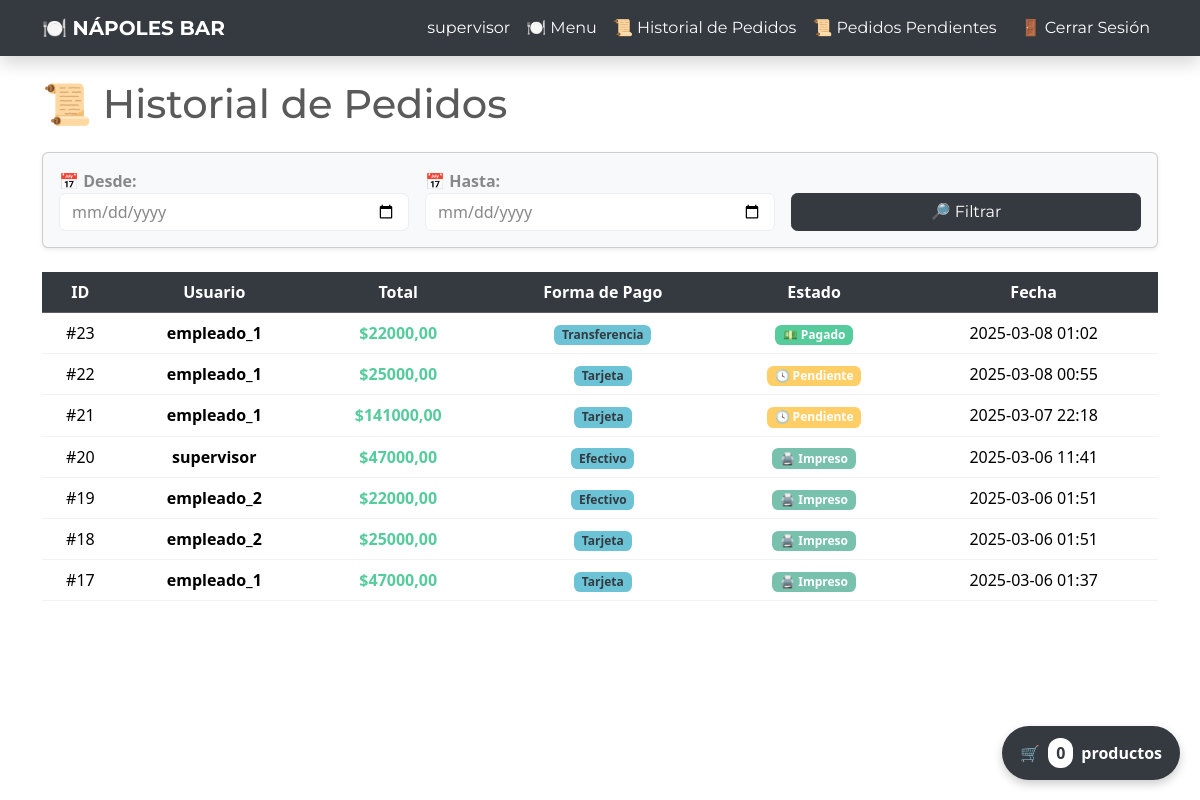
The page /orders/history/ (signed in) on the database its author committed.
### inventory/models.py (models this page shows, shortened)
class Order(models.Model):
    user = models.ForeignKey(User, on_delete=models.CASCADE)
    total = models.DecimalField(max_digits=10, decimal_places=2)
    status = models.CharField(
        max_length=20,
        choices=[("Pendiente", "Pendiente"), ("Pagado", "Pagado"), ("Impreso", "Impreso")],
        default="Pendiente"
    )
    payment_method = models.CharField(
        max_length=50,
        choices=[("Efectivo", "Efectivo"), ("Tarjeta", "Tarjeta"), ("Transferencia", "Transferencia")],
        default="Efectivo"
    )
    created_at = models.DateTimeField(auto_now_add=True)
    items = models.ManyToManyField(InventoryItem, through="OrderItem")

### inventory/views.py (the view)
# urls.py: path('orders/history/', OrderHistoryView.as_view(), name='order-history'),
class OrderHistoryView(LoginRequiredMixin, View):
    def get(self, request):
        orders = Order.objects.all().order_by("-created_at")  # 📌 Ordenados por fecha más reciente
        return render(request, "inventory/order_history.html", {"orders": orders})

### inventory/templates/inventory/order_history.html (shortened to what this page needs)
{% extends 'inventory/base.html' %}
{% block content %}
<h1 class="mb-4">📜 Historial de Pedidos</h1>
<div class="card bg-light p-3 shadow-sm mb-4">
    <div class="row g-3">
        <div class="col-md-4">
            <label class="fw-bold">📅 Desde:</label>
            <input type="date" id="start-date" class="form-control">
        </div>
        <div class="col-md-4">
            <label class="fw-bold">📅 Hasta:</label>
            <input type="date" id="end-date" class="form-control">
        </div>
        <div class="col-md-4 d-flex align-items-end">
            <button class="btn btn-dark w-100" onclick="filterOrders()">🔎 Filtrar</button>
        </div>
    </div>
</div>
{% if orders %}
<table class="table table-hover text-center align-middle" id="orders-table">
    <thead class="table-dark text-white">
        <tr>
            <th>ID</th>
            <th>Usuario</th>
            <th>Total</th>
            <th>Forma de Pago</th>
            <th>Estado</th>
            <th>Fecha</th>
        </tr>
    </thead>
    <tbody>
        {% for order in orders %}
        <tr data-date="{{ order.created_at|date:'Y-m-d' }}">
            <td>#{{ order.id }}</td>
            <td><strong>{{ order.user.username }}</strong></td>
            <td class="text-success fw-bold">${{ order.total }}</td>
            <td>
                <span class="badge bg-info text-dark">{{ order.payment_method }}</span>
            </td>
            <td>
                {% if order.status == "Pendiente" %}
                    <span class="badge bg-warning">🕓 Pendiente</span>
                {% elif order.status == "Pagado" %}
                    <span class="badge bg-success">💵 Pagado</span>
                {% elif order.status == "Impreso" %}
                    <span class="badge bg-primary">🖨️ Impreso</span>
                {% endif %}
            </td>
            <td>{{ order.created_at|date:"Y-m-d H:i" }}</td>
        </tr>
        {% endfor %}
    </tbody>
</table>
{% else %}
<p class="alert alert-warning">⚠️ No hay pedidos registrados.</p>
{% endif %}
{% endblock %}

### inventory/templates/inventory/navigation.html (shortened to what this page needs)
<nav class="navbar navbar-expand-lg navbar-dark bg-dark shadow">
    <div class="container">
        <a class="navbar-brand fw-bold" href="{% url 'index' %}">🍽️ NÁPOLES BAR</a>
        <div class="collapse navbar-collapse justify-content-end" id="navbarNav">
            <ul class="navbar-nav">
                {% if user.is_authenticated %}
                    <li class="nav-item">
                        <a class="nav-link text-white" href="#">{{ user.username }}</a>
                    </li>
                    <li class="nav-item">
                        <a class="nav-link btn btn-sm btn-outline-light btn-light" href="{% url 'dashboard' %}"> 🍽️ Menu</a>
                    </li>
					<li class="nav-item">
                        <a class="nav-link btn btn-sm btn-outline-light btn-light" href="{% url 'order-history' %}">📜 Historial de Pedidos</a>
                    </li>
                    <li class="nav-item">
                        <a class="nav-link btn btn-sm btn-outline-light btn-light" href="{% url 'pending-orders' %}">📜 Pedidos Pendientes</a>
                    </li>
                    <li class="nav-item">
                        <a class="nav-link btn btn-sm btn-danger ms-2" href="{% url 'logout' %}">🚪 Cerrar Sesión</a>
                    </li>
                {% endif %}
            </ul>
        </div>
    </div>
</nav>

### rows shown on the page
Order: id "23", user.username "empleado_1", total "22000,00", payment_method "Transferencia", status "💵 Pagado", created_at "2025-03-08 01:02"
Order: id "22", user.username "empleado_1", total "25000,00", payment_method "Tarjeta", status "🕓 Pendiente", created_at "2025-03-08 00:55"
Order: id "21", user.username "empleado_1", total "141000,00", payment_method "Tarjeta", status "🕓 Pendiente", created_at "2025-03-07 22:18"
Order: id "20", user.username "supervisor", total "47000,00", payment_method "Efectivo", status "🖨️ Impreso", created_at "2025-03-06 11:41"
Order: id "19", user.username "empleado_2", total "22000,00", payment_method "Efectivo", status "🖨️ Impreso", created_at "2025-03-06 01:51"
Order: id "18", user.username "empleado_2", total "25000,00", payment_method "Tarjeta", status "🖨️ Impreso", created_at "2025-03-06 01:51"
Order: id "17", user.username "empleado_1", total "47000,00", payment_method "Tarjeta", status "🖨️ Impreso", created_at "2025-03-06 01:37"

### other values the page prints
{{ user.username }} "supervisor"
